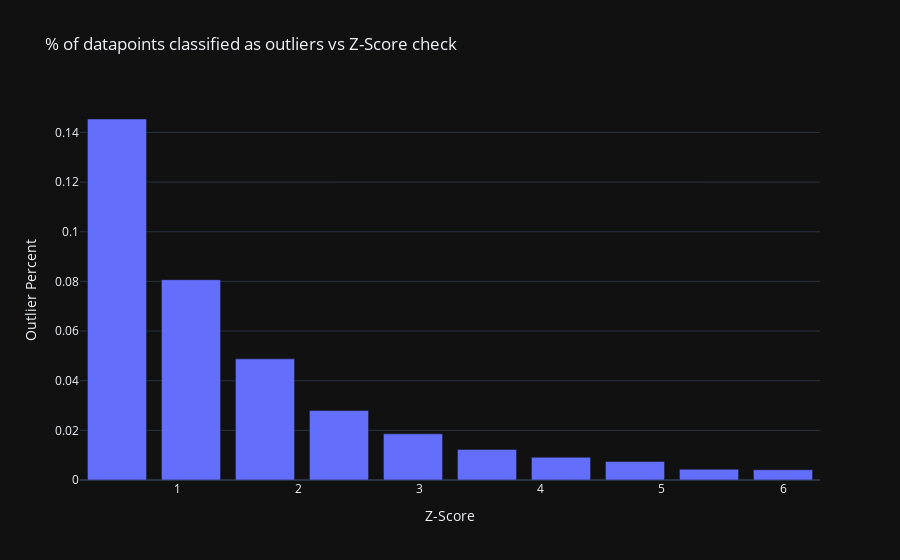

Notebook source saved alongside this figure:
### Markdown cell above
An importan aspect to note here is that the number 3 is only a convention and it can help to make the anomaly detection more strict or more relaxed. 

Below we create a range from 0.5 to 6 of these numbers and plot the percentage of points it would reject.

### Code cell
zscores = np.linspace(0.5, 6, 10)
n_outliers_p = []
for z in zscores:
    idx = resampled['zscore'] > z
    n_outliers = resampled[idx].shape[0]
    n_outliers_p.append(n_outliers / resampled.shape[0])

px.bar(x=zscores, y=n_outliers_p, height=300, labels={'x': 'Z-Score', 'y': 'Outlier Percent'},
       title='% of datapoints classified as outliers vs Z-Score check')

### Figure 1 — Plotly figure (JSON) as saved in the notebook; plotly's stock layout.template omitted (floating-point values rounded to 4 significant figures)
{"data": [{"alignmentgroup": "True", "hovertemplate": "Z-Score=%{x}<br>Outlier Percent=%{y}<extra></extra>", "legendgroup": "", "marker": {"color": "#636efa"}, "name": "", "offsetgroup": "", "orientation": "v", "showlegend": false, "textposition": "auto", "type": "bar", "x": [0.5, 1.111, 1.722, 2.333, 2.944, 3.556, 4.167, 4.778, 5.389, 6], "xaxis": "x", "y": [0.1454, 0.08068, 0.04879, 0.02802, 0.0186, 0.01232, 0.009179, 0.007488, 0.004348, 0.004106], "yaxis": "y"}], "layout": {"autosize": true, "barmode": "relative", "legend": {"tracegroupgap": 0}, "title": {"text": "% of datapoints classified as outliers vs Z-Score check"}, "xaxis": {"anchor": "y", "autorange": true, "domain": [0, 1], "range": [0.1944, 6.306], "title": {"text": "Z-Score"}, "type": "linear"}, "yaxis": {"anchor": "x", "autorange": true, "domain": [0, 1], "range": [0, 0.1531], "title": {"text": "Outlier Percent"}, "type": "linear"}}}
